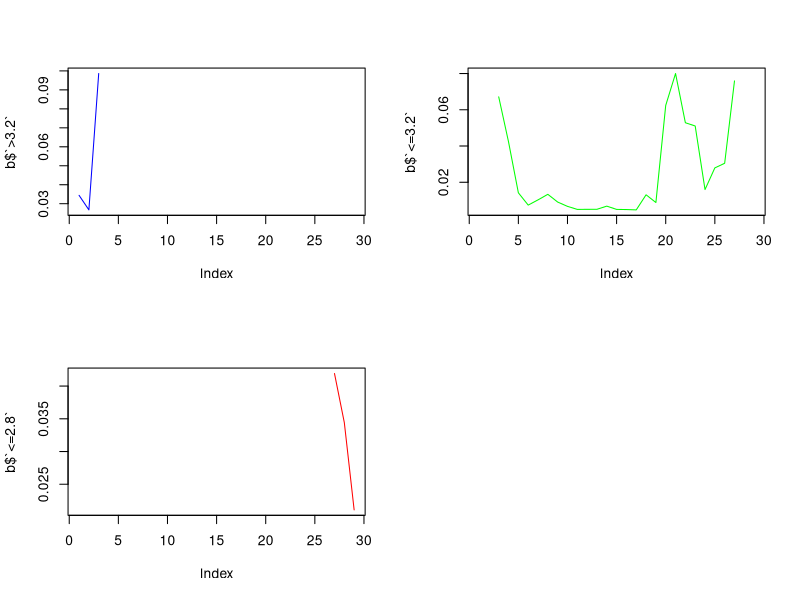
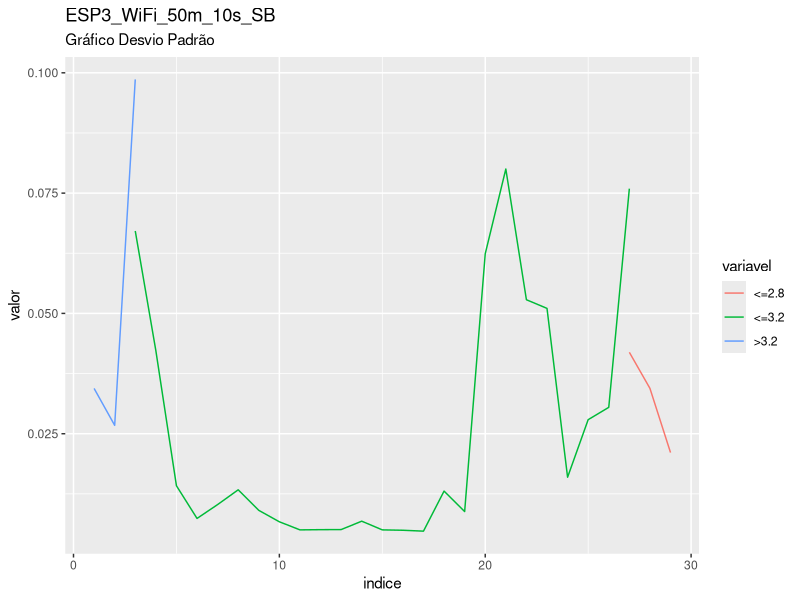
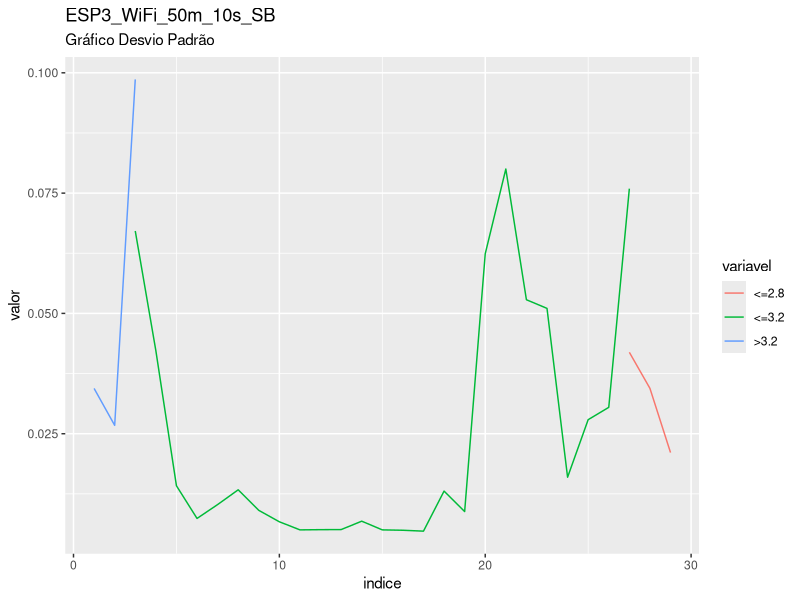

The R script that drew these images, in order:
library(readxl)
plan_ESP3_WiFi_50m_10s_SB <- read_excel("ESP3 WiFi 50m 10s SB.xlsx")
View(plan_ESP3_WiFi_50m_10s_SB)

valor<-plan_ESP3_WiFi_50m_10s_SB$Column9
posicoes<-c(1:length(valor))

corte_1<-min(posicoes[which(valor==3.2)])
corte_2<-min(posicoes[which(valor==2.8)])

valor[which(posicoes==corte_1)]
valor[which(posicoes==corte_2)]

a<- rep(1,corte_1)
b<- rep(2,corte_2-corte_1)
c<- rep(3,length(valor)-corte_2)

plan_ESP3_WiFi_50m_10s_SB$nivel<-c(a,b,c)


###########################################################

require(lubridate)
plan_ESP3_WiFi_50m_10s_SB$t<-(plan_ESP3_WiFi_50m_10s_SB$Column1)
plan_ESP3_WiFi_50m_10s_SB$t0<-min((plan_ESP3_WiFi_50m_10s_SB$Column1))
plan_ESP3_WiFi_50m_10s_SB$survt<-(plan_ESP3_WiFi_50m_10s_SB$t-plan_ESP3_WiFi_50m_10s_SB$t0)
segundos<-round(as.numeric(diff(plan_ESP3_WiFi_50m_10s_SB$survt,1)))
plan_ESP3_WiFi_50m_10s_SB$segundos<-c(0,segundos)
plan_ESP3_WiFi_50m_10s_SB$segundos<- ifelse(plan_ESP3_WiFi_50m_10s_SB$segundos<0,5,plan_ESP3_WiFi_50m_10s_SB$segundos)
plan_ESP3_WiFi_50m_10s_SB$segundos_acum<-cumsum(plan_ESP3_WiFi_50m_10s_SB$segundos)
plan_ESP3_WiFi_50m_10s_SB$minutos_acum<-round(cumsum(plan_ESP3_WiFi_50m_10s_SB$segundos)/60)
plan_ESP3_WiFi_50m_10s_SB$minuto = cut(as.numeric(plan_ESP3_WiFi_50m_10s_SB$minutos_acum), c(0,5, 10,15, 20,25, 30,35, 40,45,50,55,60,65,70,75,80,85,90,95,100,105,110,115,120,125,130,135,140, Inf), right=FALSE)


tapply(plan_ESP3_WiFi_50m_10s_SB$Column9,plan_ESP3_WiFi_50m_10s_SB$nivel,sd)
tapply(plan_ESP3_WiFi_50m_10s_SB$Column9,plan_ESP3_WiFi_50m_10s_SB$minuto,sd)

a<-tapply(plan_ESP3_WiFi_50m_10s_SB$Column9,list(plan_ESP3_WiFi_50m_10s_SB$minuto, plan_ESP3_WiFi_50m_10s_SB$nivel),sd)
b<-data.frame(a)
names(b)<-c(">3.2","<=3.2","<=2.8")

# exportando saida para csv
write.csv(a,file="saida_dp_ESP3_WiFi_50m_10s_SB.csv")

#grafico

par(mfrow = c(2, 2))
plot(b$`>3.2`,col="blue",type="l")
plot(b$`<=3.2`,col="green",type="l")
plot(b$`<=2.8`,col="red",type="l")

b$indice<-c(1:nrow(b))

library(tidyr)
library(ggplot2)

dados_long <- b %>% gather(variavel, valor, -indice)

ggplot(data = dados_long, aes(x = indice, y = valor, group = variavel)) +
  geom_line(aes(colour = variavel)) +
labs(title = "ESP3_WiFi_50m_10s_SB", subtitle = "Gráfico Desvio Padrão")

ggsave("Grafico_DP_ESP3_WiFi_50m_10s_SB.png")

